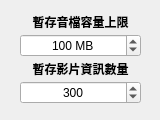
<?xml version="1.0" encoding="UTF-8"?>
<ui version="4.0">
 <class>SettingWindow</class>
 <widget class="QWidget" name="SettingWindow">
  <property name="geometry">
   <rect>
    <x>0</x>
    <y>0</y>
    <width>160</width>
    <height>120</height>
   </rect>
  </property>
  <property name="windowTitle">
   <string>Form</string>
  </property>
  <widget class="QWidget" name="verticalLayoutWidget">
   <property name="geometry">
    <rect>
     <x>20</x>
     <y>10</y>
     <width>121</width>
     <height>101</height>
    </rect>
   </property>
   <layout class="QVBoxLayout" name="verticalLayout">
    <property name="spacing">
     <number>0</number>
    </property>
    <property name="sizeConstraint">
     <enum>QLayout::SetDefaultConstraint</enum>
    </property>
    <item>
     <widget class="QLabel" name="label_2">
      <property name="sizePolicy">
       <sizepolicy hsizetype="Preferred" vsizetype="Fixed">
        <horstretch>0</horstretch>
        <verstretch>0</verstretch>
       </sizepolicy>
      </property>
      <property name="font">
       <font>
        <family>微軟正黑體</family>
        <bold>true</bold>
       </font>
      </property>
      <property name="text">
       <string>暫存音檔容量上限</string>
      </property>
      <property name="scaledContents">
       <bool>false</bool>
      </property>
      <property name="alignment">
       <set>Qt::AlignCenter</set>
      </property>
      <property name="wordWrap">
       <bool>false</bool>
      </property>
     </widget>
    </item>
    <item>
     <widget class="QSpinBox" name="cache_size_setter">
      <property name="maximumSize">
       <size>
        <width>16777215</width>
        <height>16777215</height>
       </size>
      </property>
      <property name="alignment">
       <set>Qt::AlignCenter</set>
      </property>
      <property name="suffix">
       <string> MB</string>
      </property>
      <property name="maximum">
       <number>100000</number>
      </property>
      <property name="singleStep">
       <number>1</number>
      </property>
      <property name="stepType">
       <enum>QAbstractSpinBox::AdaptiveDecimalStepType</enum>
      </property>
      <property name="value">
       <number>100</number>
      </property>
     </widget>
    </item>
    <item>
     <widget class="QLabel" name="label">
      <property name="sizePolicy">
       <sizepolicy hsizetype="Preferred" vsizetype="Fixed">
        <horstretch>0</horstretch>
        <verstretch>0</verstretch>
       </sizepolicy>
      </property>
      <property name="font">
       <font>
        <bold>true</bold>
       </font>
      </property>
      <property name="text">
       <string>暫存影片資訊數量</string>
      </property>
      <property name="alignment">
       <set>Qt::AlignCenter</set>
      </property>
     </widget>
    </item>
    <item>
     <widget class="QSpinBox" name="cache_info_setter">
      <property name="alignment">
       <set>Qt::AlignCenter</set>
      </property>
      <property name="maximum">
       <number>100000</number>
      </property>
      <property name="stepType">
       <enum>QAbstractSpinBox::AdaptiveDecimalStepType</enum>
      </property>
      <property name="value">
       <number>300</number>
      </property>
     </widget>
    </item>
   </layout>
  </widget>
 </widget>
 <resources/>
 <connections/>
</ui>
